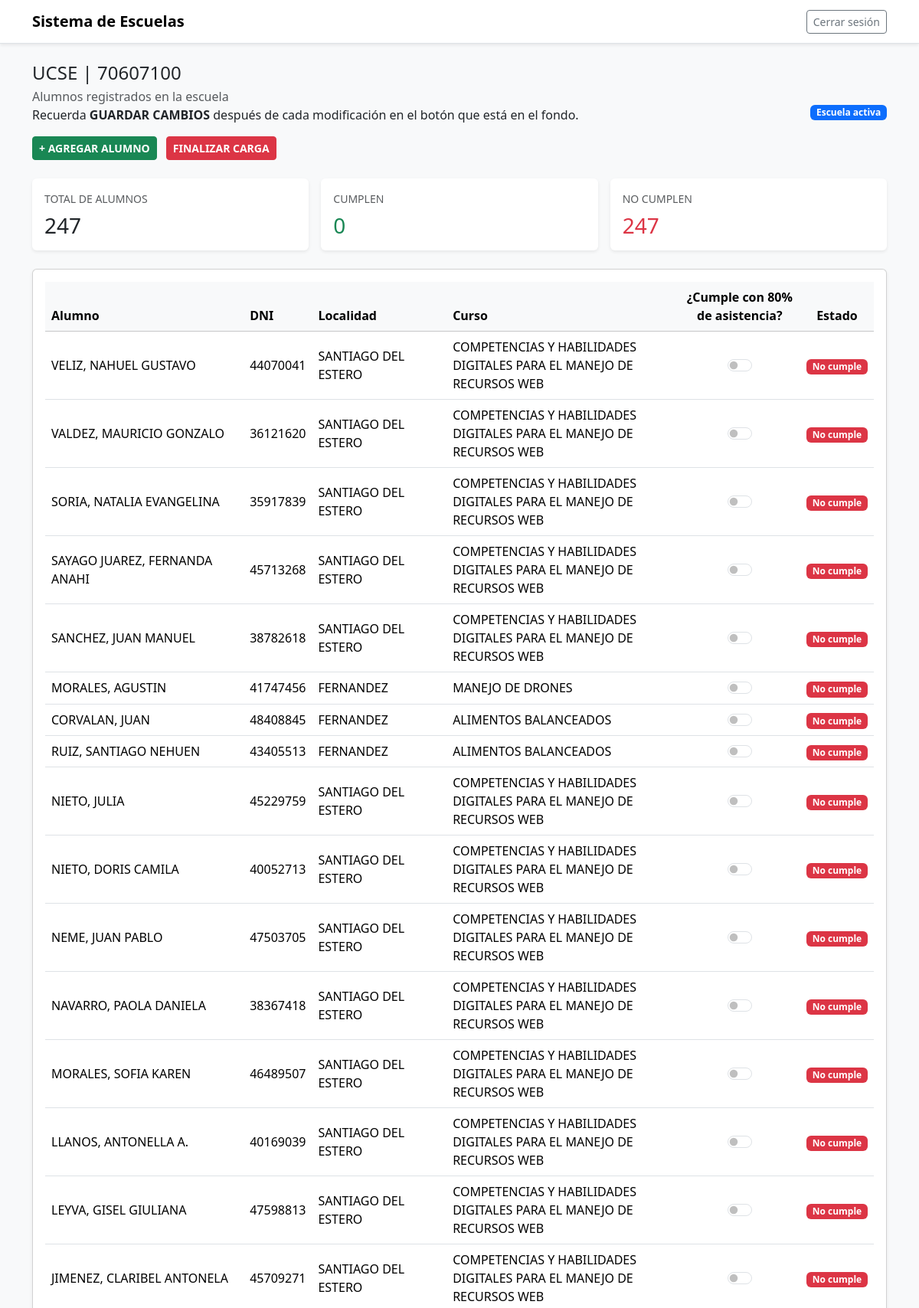
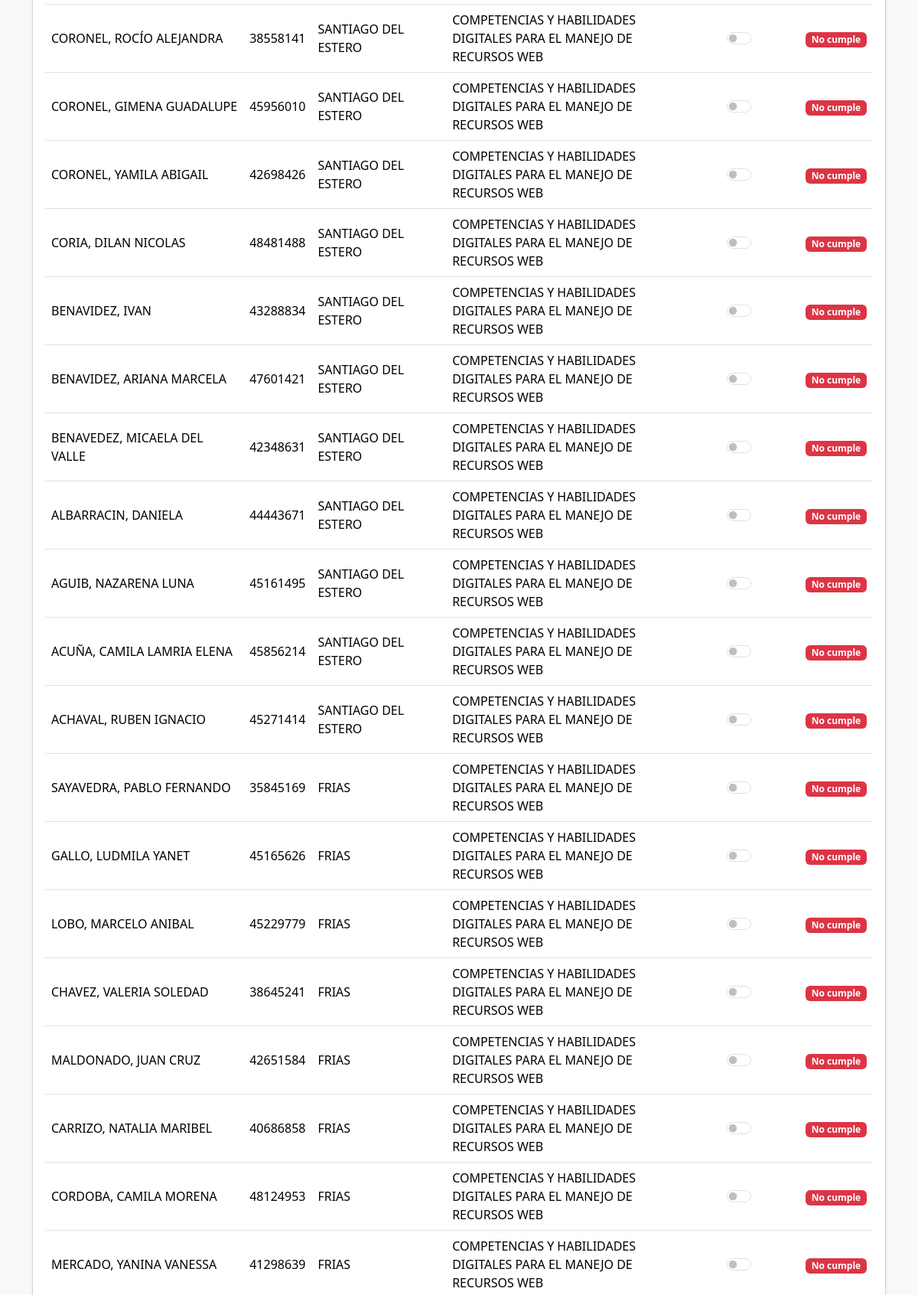
The app's page /dashboard/ (signed in, upper part) with its own data (2 pictures, top to bottom).
### cue_app/models.py (models this page shows, shortened)
class Escuela(models.Model):
    user = models.OneToOneField(
        User,
        on_delete=models.CASCADE,
        related_name='escuela',
        null=True,
        blank=True
    )
    nombre = models.CharField(max_length=150)
    cue = models.CharField(
        max_length=50,
        unique=True
    )
    dni = models.CharField(
        max_length=20,
        blank=True
    )
    asistencia_completada = models.BooleanField(
        default=False
    )

class Alumno(models.Model):
    escuela = models.ForeignKey(
        Escuela,
        on_delete=models.CASCADE,
        related_name="alumnos"
    )
    nombre = models.CharField(max_length=100)
    apellido = models.CharField(max_length=100)
    curso = models.CharField(max_length=150)
    dni = models.CharField(max_length=150)
    localidad = models.CharField(max_length=150)
    cumple_asistencia = models.BooleanField(
        null=True,
        blank=True
    )
    creado_por_escuela = models.BooleanField(
        default=False
    )

### cue_app/views.py (the view, shortened to what this page needs)
# urls.py: path('dashboard/', dashboard, name='dashboard'),
@login_required
def dashboard(request):
    if request.user.is_staff:
        return redirect('/admin')
    escuela = Escuela.objects.get(
        user=request.user
    )
    alumnos = Alumno.objects.filter(
        escuela=escuela
    )
    total_alumnos = alumnos.count()
    total_cumplen = alumnos.filter(cumple_asistencia=True).count()
    total_pendientes = alumnos.filter(cumple_asistencia=False).count()
    return render(
        request,
        'escuelas/dashboard.html',
        {
            'escuela': escuela,
            'alumnos': alumnos,
            'total_alumnos': total_alumnos,
            'total_cumplen': total_cumplen,
            'total_pendientes': total_pendientes
        }
    )

### cue_app/templates/escuelas/dashboard.html (shortened to what this page needs)
{% extends 'escuelas/base.html' %}
{% block content %}
<div class="container">
    <div class="d-flex flex-column flex-md-row justify-content-between align-items-start align-items-md-center mb-4">
        <div>
            <h1 class="h4 mb-1"> {{ escuela.nombre }} | {{ escuela.cue }}</h1>
            <div>
                <p class="text-muted mb-0">Alumnos registrados en la escuela</p>
                <p>Recuerda <b>GUARDAR CAMBIOS</b> después de cada modificación en el botón que está en el fondo.</p>
                <div class="mt-3">
                    <a href="{% url 'agregar_alumno' %}" class="btn btn-success btn-sm me-2"><b>+ AGREGAR ALUMNO</b></a>
                    <button class="btn btn-danger btn-sm" id="finalizar"><b>FINALIZAR CARGA</b></button>
                </div>
            </div>
        </div>
        <div class="mt-3 mt-md-0">
            <span class="badge bg-primary">Escuela activa</span>
        </div>
    </div>
    <div class="row g-3 mb-4">
        <div class="col-md-4">
            <div class="card border-0 shadow-sm h-100">
                <div class="card-body">
                    <p class="text-uppercase text-muted small mb-2">Total de alumnos</p>
                    <h3 class="mb-0">{{ total_alumnos }}</h3>
                </div>
            </div>
        </div>
        <div class="col-md-4">
            <div class="card border-0 shadow-sm h-100">
                <div class="card-body">
                    <p class="text-uppercase text-muted small mb-2">Cumplen</p>
                    <h3 class="text-success mb-0">{{ total_cumplen }}</h3>
                </div>
            </div>
        </div>
        <div class="col-md-4">
            <div class="card border-0 shadow-sm h-100">
                <div class="card-body">
                    <p class="text-uppercase text-muted small mb-2">No cumplen</p>
                    <h3 class="text-danger mb-0">{{ total_pendientes }}</h3>
                </div>
            </div>
        </div>
    </div>
    <div class="card shadow-sm">
        <div class="card-body">
            <form method="POST">
                <div class="table-responsive">
                    <table class="table table-hover align-middle mb-4">
                        <thead class="table-light">
                            <tr>
                                <th scope="col">Alumno</th>
                                <th>DNI</th>
                                <th>Localidad</th>
                                <th scope="col">Curso</th>
                                <th scope="col" class="text-center">¿Cumple con 80% de asistencia?</th>
                                <th scope="col" class="text-center">Estado</th>
                            </tr>
                        </thead>
                        <tbody>
                            {% for alumno in alumnos %}
                                <tr>
                                    <td>{{ alumno.apellido }}, {{ alumno.nombre }}</td>
                                    <td>{{alumno.dni}}</td>
                                    <td>{{alumno.localidad}}</td>
                                    <td>{{ alumno.curso }}</td>
                                    <td class="text-center">
                                        <div class="form-check form-switch justify-content-center d-flex mb-0">
                                            <input class="form-check-input" type="checkbox" id="cumple_{{ alumno.id }}" name="cumple_{{ alumno.id }}" {% if alumno.cumple_asistencia %}checked{% endif %}>
                                        </div>
                                    </td>
                                    <td class="text-center">
                                        {% if alumno.cumple_asistencia %}
                                            <span class="badge bg-success">Cumple</span>
                                        {% else %}
                                            <span class="badge bg-danger">No cumple</span>
                                        {% endif %}
                                    </td>
                                </tr>
                            {% empty %}
                                <tr>
                                    <td colspan="3">
                                        <div class="alert alert-info mb-0">No hay alumnos registrados para esta escuela.</div>
                                    </td>
                                </tr>
                            {% endfor %}
                        </tbody>
                    </table>
                </div>
            </form>
        </div>
    </div>
</div>
{% endblock %}

### records on screen
Escuela: nombre "UCSE", cue "70607100"
Alumno: apellido "VELIZ", nombre "NAHUEL GUSTAVO", dni "44070041", localidad "SANTIAGO DEL ESTERO", curso "COMPETENCIAS Y HABILIDADES DIGITALES PARA EL MANEJO DE RECURSOS WEB", shows "No cumple"
Alumno: apellido "VALDEZ", nombre "MAURICIO GONZALO", dni "36121620", localidad "SANTIAGO DEL ESTERO", curso "COMPETENCIAS Y HABILIDADES DIGITALES PARA EL MANEJO DE RECURSOS WEB", shows "No cumple"
Alumno: apellido "SORIA", nombre "NATALIA EVANGELINA", dni "35917839", localidad "SANTIAGO DEL ESTERO", curso "COMPETENCIAS Y HABILIDADES DIGITALES PARA EL MANEJO DE RECURSOS WEB", shows "No cumple"
Alumno: apellido "SAYAGO JUAREZ", nombre "FERNANDA ANAHI", dni "45713268", localidad "SANTIAGO DEL ESTERO", curso "COMPETENCIAS Y HABILIDADES DIGITALES PARA EL MANEJO DE RECURSOS WEB", shows "No cumple"
Alumno: apellido "SANCHEZ", nombre "JUAN MANUEL", dni "38782618", localidad "SANTIAGO DEL ESTERO", curso "COMPETENCIAS Y HABILIDADES DIGITALES PARA EL MANEJO DE RECURSOS WEB", shows "No cumple"
Alumno: apellido "MORALES", nombre "AGUSTIN", dni "41747456", localidad "FERNANDEZ", curso "MANEJO DE DRONES", shows "No cumple"
Alumno: apellido "CORVALAN", nombre "JUAN", dni "48408845", localidad "FERNANDEZ", curso "ALIMENTOS BALANCEADOS", shows "No cumple"
Alumno: apellido "RUIZ", nombre "SANTIAGO NEHUEN", dni "43405513", localidad "FERNANDEZ", curso "ALIMENTOS BALANCEADOS", shows "No cumple"
Alumno: apellido "NIETO", nombre "JULIA", dni "45229759", localidad "SANTIAGO DEL ESTERO", curso "COMPETENCIAS Y HABILIDADES DIGITALES PARA EL MANEJO DE RECURSOS WEB", shows "No cumple"
Alumno: apellido "NIETO", nombre "DORIS CAMILA", dni "40052713", localidad "SANTIAGO DEL ESTERO", curso "COMPETENCIAS Y HABILIDADES DIGITALES PARA EL MANEJO DE RECURSOS WEB", shows "No cumple"
Alumno: apellido "NEME", nombre "JUAN PABLO", dni "47503705", localidad "SANTIAGO DEL ESTERO", curso "COMPETENCIAS Y HABILIDADES DIGITALES PARA EL MANEJO DE RECURSOS WEB", shows "No cumple"
Alumno: apellido "NAVARRO", nombre "PAOLA DANIELA", dni "38367418", localidad "SANTIAGO DEL ESTERO", curso "COMPETENCIAS Y HABILIDADES DIGITALES PARA EL MANEJO DE RECURSOS WEB", shows "No cumple"
Alumno: apellido "MORALES", nombre "SOFIA KAREN", dni "46489507", localidad "SANTIAGO DEL ESTERO", curso "COMPETENCIAS Y HABILIDADES DIGITALES PARA EL MANEJO DE RECURSOS WEB", shows "No cumple"
Alumno: apellido "LLANOS", nombre "ANTONELLA A.", dni "40169039", localidad "SANTIAGO DEL ESTERO", curso "COMPETENCIAS Y HABILIDADES DIGITALES PARA EL MANEJO DE RECURSOS WEB", shows "No cumple"
Alumno: apellido "LEYVA", nombre "GISEL GIULIANA", dni "47598813", localidad "SANTIAGO DEL ESTERO", curso "COMPETENCIAS Y HABILIDADES DIGITALES PARA EL MANEJO DE RECURSOS WEB", shows "No cumple"
Alumno: apellido "JIMENEZ", nombre "CLARIBEL ANTONELA", dni "45709271", localidad "SANTIAGO DEL ESTERO", curso "COMPETENCIAS Y HABILIDADES DIGITALES PARA EL MANEJO DE RECURSOS WEB", shows "No cumple"
Alumno: apellido "CORONEL", nombre "ROCÍO ALEJANDRA", dni "38558141", localidad "SANTIAGO DEL ESTERO", curso "COMPETENCIAS Y HABILIDADES DIGITALES PARA EL MANEJO DE RECURSOS WEB", shows "No cumple"
Alumno: apellido "CORONEL", nombre "GIMENA GUADALUPE", dni "45956010", localidad "SANTIAGO DEL ESTERO", curso "COMPETENCIAS Y HABILIDADES DIGITALES PARA EL MANEJO DE RECURSOS WEB", shows "No cumple"
Alumno: apellido "CORONEL", nombre "YAMILA ABIGAIL", dni "42698426", localidad "SANTIAGO DEL ESTERO", curso "COMPETENCIAS Y HABILIDADES DIGITALES PARA EL MANEJO DE RECURSOS WEB", shows "No cumple"
Alumno: apellido "CORIA", nombre "DILAN NICOLAS", dni "48481488", localidad "SANTIAGO DEL ESTERO", curso "COMPETENCIAS Y HABILIDADES DIGITALES PARA EL MANEJO DE RECURSOS WEB", shows "No cumple"
Alumno: apellido "BENAVIDEZ", nombre "IVAN", dni "43288834", localidad "SANTIAGO DEL ESTERO", curso "COMPETENCIAS Y HABILIDADES DIGITALES PARA EL MANEJO DE RECURSOS WEB", shows "No cumple"
Alumno: apellido "BENAVIDEZ", nombre "ARIANA MARCELA", dni "47601421", localidad "SANTIAGO DEL ESTERO", curso "COMPETENCIAS Y HABILIDADES DIGITALES PARA EL MANEJO DE RECURSOS WEB", shows "No cumple"
Alumno: apellido "BENAVEDEZ", nombre "MICAELA DEL VALLE", dni "42348631", localidad "SANTIAGO DEL ESTERO", curso "COMPETENCIAS Y HABILIDADES DIGITALES PARA EL MANEJO DE RECURSOS WEB", shows "No cumple"
Alumno: apellido "ALBARRACIN", nombre "DANIELA", dni "44443671", localidad "SANTIAGO DEL ESTERO", curso "COMPETENCIAS Y HABILIDADES DIGITALES PARA EL MANEJO DE RECURSOS WEB", shows "No cumple"
Alumno: apellido "AGUIB", nombre "NAZARENA LUNA", dni "45161495", localidad "SANTIAGO DEL ESTERO", curso "COMPETENCIAS Y HABILIDADES DIGITALES PARA EL MANEJO DE RECURSOS WEB", shows "No cumple"
Alumno: apellido "ACUÑA", nombre "CAMILA LAMRIA ELENA", dni "45856214", localidad "SANTIAGO DEL ESTERO", curso "COMPETENCIAS Y HABILIDADES DIGITALES PARA EL MANEJO DE RECURSOS WEB", shows "No cumple"
Alumno: apellido "ACHAVAL", nombre "RUBEN IGNACIO", dni "45271414", localidad "SANTIAGO DEL ESTERO", curso "COMPETENCIAS Y HABILIDADES DIGITALES PARA EL MANEJO DE RECURSOS WEB", shows "No cumple"
Alumno: apellido "SAYAVEDRA", nombre "PABLO FERNANDO", dni "35845169", localidad "FRIAS", curso "COMPETENCIAS Y HABILIDADES DIGITALES PARA EL MANEJO DE RECURSOS WEB", shows "No cumple"
Alumno: apellido "GALLO", nombre "LUDMILA YANET", dni "45165626", localidad "FRIAS", curso "COMPETENCIAS Y HABILIDADES DIGITALES PARA EL MANEJO DE RECURSOS WEB", shows "No cumple"
Alumno: apellido "LOBO", nombre "MARCELO ANIBAL", dni "45229779", localidad "FRIAS", curso "COMPETENCIAS Y HABILIDADES DIGITALES PARA EL MANEJO DE RECURSOS WEB", shows "No cumple"
Alumno: apellido "CHAVEZ", nombre "VALERIA SOLEDAD", dni "38645241", localidad "FRIAS", curso "COMPETENCIAS Y HABILIDADES DIGITALES PARA EL MANEJO DE RECURSOS WEB", shows "No cumple"
Alumno: apellido "MALDONADO", nombre "JUAN CRUZ", dni "42651584", localidad "FRIAS", curso "COMPETENCIAS Y HABILIDADES DIGITALES PARA EL MANEJO DE RECURSOS WEB", shows "No cumple"
Alumno: apellido "CARRIZO", nombre "NATALIA MARIBEL", dni "40686858", localidad "FRIAS", curso "COMPETENCIAS Y HABILIDADES DIGITALES PARA EL MANEJO DE RECURSOS WEB", shows "No cumple"
Alumno: apellido "CORDOBA", nombre "CAMILA MORENA", dni "48124953", localidad "FRIAS", curso "COMPETENCIAS Y HABILIDADES DIGITALES PARA EL MANEJO DE RECURSOS WEB", shows "No cumple"
Alumno: apellido "MERCADO", nombre "YANINA VANESSA", dni "41298639", localidad "FRIAS", curso "COMPETENCIAS Y HABILIDADES DIGITALES PARA EL MANEJO DE RECURSOS WEB", shows "No cumple"

### other values on screen
{{ total_alumnos }} "247"
{{ total_cumplen }} "0"
{{ total_pendientes }} "247"
